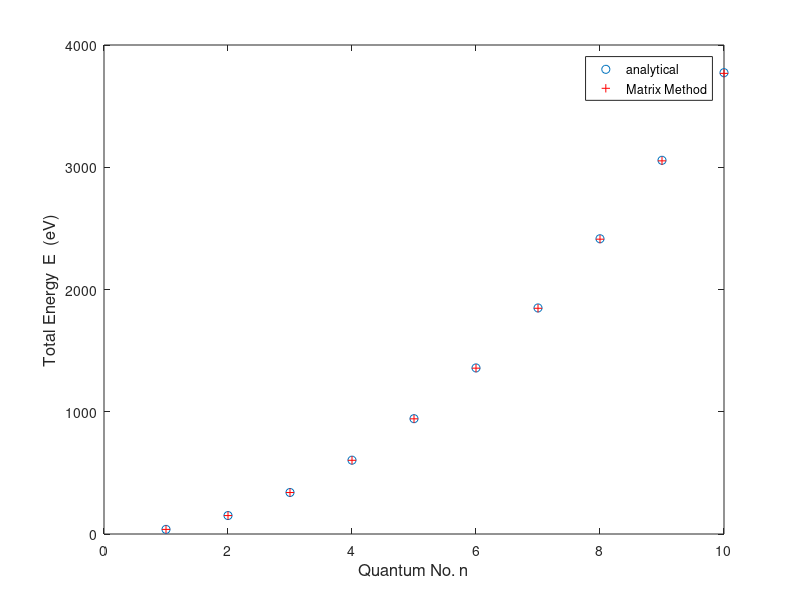

Recreate this plot in MATLAB.
% se_infWell.m
% Ian Cooper
% School of Physics, University of Sydney
% Calculates the energy eigenvalues for an
%     electron in an infinite square well by a analytical method
%     and compares results with the Matrix Method 

close all
clear 
clc

% Inputs
n = 1:10;        % principle quantum number
L = 0.1e-9;
% Constants
h =  6.63e-34;     % Planck's constant [J.s]
me = 9.1e-31;      % mass of electron [kg]
e = 1.60e-19;      % electron charge [C]

% Calculations

E = (h^2/(8*me*L^2)) .* n.^2;     % total energy [J]

E = E ./ e;                       % change units J to eV


% Data from se_wells.m and se_solve.m for 
%    infinite square well of width 0.1 nm
Emm(1:6) = [37.6863, 150.7446, 339.1732, 602.9691, 942.1283, 1.3566e+003];
Emm(7:10) = [1.8465e+003, 2.4117e+003, 3.0523e+003, 3.7681e+003];

disp(' n   E (eV)    Emm (eV)')
for c = 1 : 10
output = [num2str(c,'%0.0f') '    ' num2str(E(c),'%0.2f') '   ' num2str(Emm(c),'%0.2f')];
disp(output);

end

figure(1)
set(gcf,'Color',[1 1 1]);
set(gca,'Fontsize',12);


plot(n,E,'o')
hold on
plot(n,Emm,'+r')
xlabel('Quantum No. n','Fontsize',12);
ylabel('Total Energy  E  (eV)','Fontsize',12);
legend('analytical','Matrix Method');
